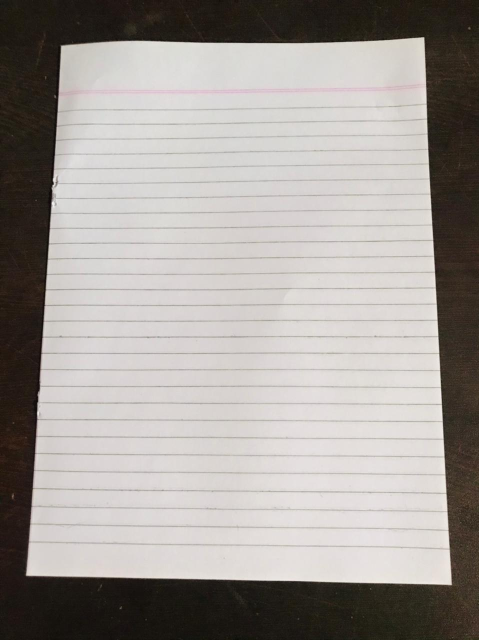
#> input picture perspective Transformation/SamplePage.jpeg, 958 x 1280 px (shown at 1/2 size)
$ jupyter execute 'perspective Transformation.ipynb'
#> lines starting #> are read from the running program, lines starting #| are printed output that depends on the picture; after the words box and inside, x2 and y2 are one past the last pixel; in counts of white or black regions, pixels touching at a corner belong together
[cell 1]
# import the required library
import cv2
import numpy as np
import matplotlib.pyplot as plt

[cell 2]
# store the image in a variable
input_image =cv2.imread('SamplePage.jpeg')
#> input_image is the input picture: shape (1280, 958, 3); mean B, G, R 152.2, 156.3, 161.4

[cell 3]
# show the original image
cv2.imshow('original Image',input_image)
cv2.waitKey(0)

[cell 4]
#  write Cordinator of the four corner of the image

original_coordinate = np.float32([[119,89],[849,73],[47,1153],[903,1173]])

for x in range (0,4):
    cv2.circle(input_image,(original_coordinate[x][0],original_coordinate[x][1]),5,(255,0,255),-1)
#> input_image: shape (1280, 958, 3); 0.03% of pixels changed, all inside (x1, y1, x2, y2) = (42, 68, 909, 1179)


# show the marked coordinate of the image
cv2.imshow('coordinated image',input_image)
cv2.waitKey(0)
#> Out = 27

[cell 5]
# making the height under which image is show
height,width = 1024,1024

# coordinate of the 4 corner of the target output
new_image = np.float32([[0,0],[width,0],[0,height],[width,height]])

# use the two sets of four points to compute the prespective transformation mstrix , p

p= cv2.getPerspectiveTransform(original_coordinate,new_image)
#> p = [[1.48, 0.1, -184.8], [0.0252, 1.15, -105.4], [4.7e-05, 0.000166, 1]]

perspective = cv2.warpPerspective(input_image,p,(width,height))
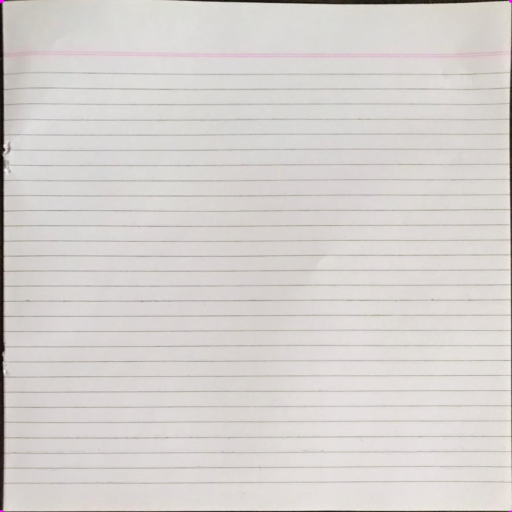
#> perspective: shape (1024, 1024, 3) (shown at 1/2 size); mean B, G, R 206.8, 209.5, 213.6

cv2.imshow('final results',perspective)
cv2.waitKey(0)
cv2.destroyAllWindows()
